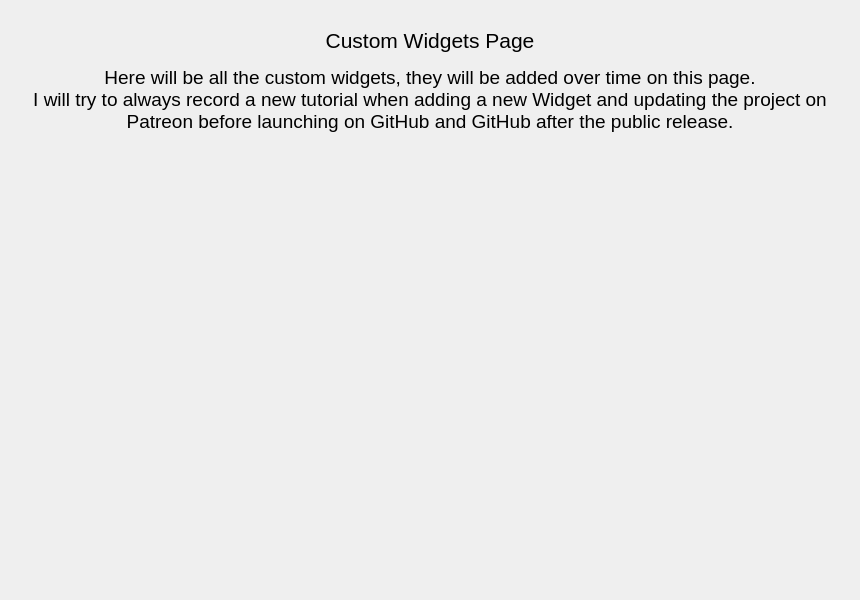
<?xml version="1.0" encoding="UTF-8"?>
<ui version="4.0">
 <class>MainPages</class>
 <widget class="QWidget" name="MainPages">
  <property name="geometry">
   <rect>
    <x>0</x>
    <y>0</y>
    <width>860</width>
    <height>600</height>
   </rect>
  </property>
  <property name="windowTitle">
   <string>Form</string>
  </property>
  <layout class="QVBoxLayout" name="main_pages_layout">
   <property name="spacing">
    <number>0</number>
   </property>
   <property name="leftMargin">
    <number>5</number>
   </property>
   <property name="topMargin">
    <number>5</number>
   </property>
   <property name="rightMargin">
    <number>5</number>
   </property>
   <property name="bottomMargin">
    <number>5</number>
   </property>
   <item>
    <widget class="QStackedWidget" name="pages">
     <property name="currentIndex">
      <number>0</number>
     </property>
     <widget class="QWidget" name="page_1">
      <property name="styleSheet">
       <string notr="true">font-size: 14pt;</string>
      </property>
      <layout class="QVBoxLayout" name="verticalLayout_2">
       <property name="sizeConstraint">
        <enum>QLayout::SetDefaultConstraint</enum>
       </property>
       <property name="leftMargin">
        <number>5</number>
       </property>
       <property name="topMargin">
        <number>5</number>
       </property>
       <property name="rightMargin">
        <number>5</number>
       </property>
       <property name="bottomMargin">
        <number>5</number>
       </property>
       <item>
        <widget class="QScrollArea" name="scrollArea">
         <property name="styleSheet">
          <string notr="true">background: transparent;</string>
         </property>
         <property name="widgetResizable">
          <bool>true</bool>
         </property>
         <widget class="QWidget" name="contents_2">
          <property name="geometry">
           <rect>
            <x>0</x>
            <y>0</y>
            <width>838</width>
            <height>578</height>
           </rect>
          </property>
          <property name="styleSheet">
           <string notr="true"/>
          </property>
          <layout class="QVBoxLayout" name="verticalLayout_4">
           <item>
            <widget class="QLabel" name="title_label_2">
             <property name="maximumSize">
              <size>
               <width>16777215</width>
               <height>40</height>
              </size>
             </property>
             <property name="font">
              <font>
               <pointsize>16</pointsize>
              </font>
             </property>
             <property name="styleSheet">
              <string notr="true">font-size: 16pt</string>
             </property>
             <property name="text">
              <string>Custom Widgets Page</string>
             </property>
             <property name="alignment">
              <set>Qt::AlignCenter</set>
             </property>
            </widget>
           </item>
           <item>
            <widget class="QLabel" name="description_label_2">
             <property name="text">
              <string>Here will be all the custom widgets, they will be added over time on this page.
I will try to always record a new tutorial when adding a new Widget and updating the project on Patreon before launching on GitHub and GitHub after the public release.</string>
             </property>
             <property name="alignment">
              <set>Qt::AlignHCenter|Qt::AlignTop</set>
             </property>
             <property name="wordWrap">
              <bool>true</bool>
             </property>
            </widget>
           </item>
           <item>
            <layout class="QVBoxLayout" name="row_for_tab"/>
           </item>
          </layout>
         </widget>
        </widget>
       </item>
      </layout>
     </widget>
     <widget class="QWidget" name="page_2">
      <layout class="QVBoxLayout" name="page_2_layout">
       <property name="spacing">
        <number>5</number>
       </property>
       <property name="leftMargin">
        <number>5</number>
       </property>
       <property name="topMargin">
        <number>5</number>
       </property>
       <property name="rightMargin">
        <number>5</number>
       </property>
       <property name="bottomMargin">
        <number>5</number>
       </property>
       <item>
        <widget class="QScrollArea" name="scroll_area">
         <property name="styleSheet">
          <string notr="true">background: transparent;</string>
         </property>
         <property name="frameShape">
          <enum>QFrame::NoFrame</enum>
         </property>
         <property name="verticalScrollBarPolicy">
          <enum>Qt::ScrollBarAlwaysOff</enum>
         </property>
         <property name="horizontalScrollBarPolicy">
          <enum>Qt::ScrollBarAlwaysOff</enum>
         </property>
         <property name="widgetResizable">
          <bool>true</bool>
         </property>
         <widget class="QWidget" name="contents">
          <property name="geometry">
           <rect>
            <x>0</x>
            <y>0</y>
            <width>840</width>
            <height>580</height>
           </rect>
          </property>
          <property name="styleSheet">
           <string notr="true">background: transparent;</string>
          </property>
          <layout class="QVBoxLayout" name="verticalLayout">
           <property name="spacing">
            <number>15</number>
           </property>
           <property name="leftMargin">
            <number>5</number>
           </property>
           <property name="topMargin">
            <number>5</number>
           </property>
           <property name="rightMargin">
            <number>5</number>
           </property>
           <property name="bottomMargin">
            <number>5</number>
           </property>
           <item>
            <widget class="QLabel" name="title_label">
             <property name="maximumSize">
              <size>
               <width>16777215</width>
               <height>40</height>
              </size>
             </property>
             <property name="font">
              <font>
               <pointsize>16</pointsize>
              </font>
             </property>
             <property name="styleSheet">
              <string notr="true">font-size: 16pt</string>
             </property>
             <property name="text">
              <string>Custom Widgets Page</string>
             </property>
             <property name="alignment">
              <set>Qt::AlignCenter</set>
             </property>
            </widget>
           </item>
           <item>
            <widget class="QLabel" name="description_label">
             <property name="text">
              <string>Here will be all the custom widgets, they will be added over time on this page.
I will try to always record a new tutorial when adding a new Widget and updating the project on Patreon before launching on GitHub and GitHub after the public release.</string>
             </property>
             <property name="alignment">
              <set>Qt::AlignHCenter|Qt::AlignTop</set>
             </property>
             <property name="wordWrap">
              <bool>true</bool>
             </property>
            </widget>
           </item>
           <item>
            <layout class="QHBoxLayout" name="row_1_layout"/>
           </item>
           <item>
            <layout class="QHBoxLayout" name="row_2_layout"/>
           </item>
           <item>
            <layout class="QHBoxLayout" name="row_3_layout"/>
           </item>
           <item>
            <layout class="QVBoxLayout" name="row_4_layout"/>
           </item>
           <item>
            <layout class="QVBoxLayout" name="row_5_layout"/>
           </item>
          </layout>
         </widget>
        </widget>
       </item>
      </layout>
     </widget>
     <widget class="QWidget" name="page_3">
      <property name="styleSheet">
       <string notr="true">QFrame {
	font-size: 16pt;
}</string>
      </property>
      <layout class="QVBoxLayout" name="page_3_layout">
       <item>
        <widget class="QLabel" name="empty_page_label">
         <property name="font">
          <font>
           <pointsize>16</pointsize>
          </font>
         </property>
         <property name="text">
          <string>Empty Page</string>
         </property>
         <property name="alignment">
          <set>Qt::AlignCenter</set>
         </property>
        </widget>
       </item>
      </layout>
     </widget>
    </widget>
   </item>
  </layout>
 </widget>
 <resources/>
 <connections/>
</ui>
